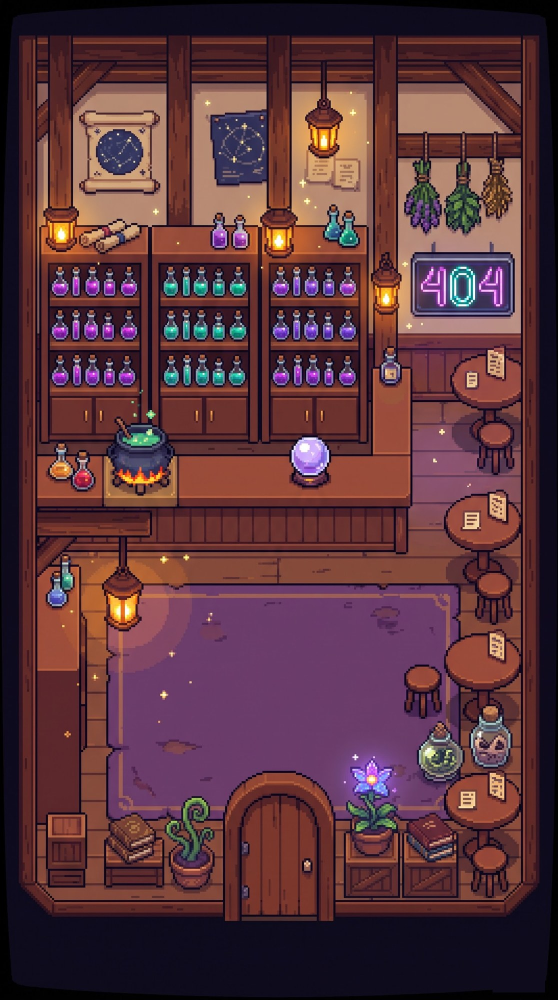
#> input picture assets/shop_bg_orig.jpg, 1116 x 2000 px (shown at 1/2 size)
$ python patch_shop_sign.py
#> lines starting #> are read from the running program, lines starting #| are printed output that depends on the picture
"""상점 배경의 '404' 네온 간판을 도트풍 나무 간판(초승달·별 문양)으로 교체. 1회성.
원본은 assets/shop_bg_orig.jpg 로 백업하고, 항상 원본에서 다시 그린다."""
import os,shutil
import numpy as np
from PIL import Image
D=os.path.join(os.path.dirname(__file__),'..','assets')+'/'
if not os.path.exists(D+'shop_bg_orig.jpg'): shutil.copy(D+'shop_bg.jpg',D+'shop_bg_orig.jpg')
im=np.array(Image.open(D+'shop_bg_orig.jpg').convert('RGB')).astype(float)

# 1) 옛 간판 자리를 벽 색으로 메움 (각 줄마다 간판 양옆 벽 색을 섞음)
x0,x1,y0,y1=816,1034,474,642
rng=np.random.default_rng(7)
for y in range(y0,y1):
    L=np.median(im[y,800:814],axis=0); R=np.median(im[y,1033:1040],axis=0)
    for x in range(x0,x1):
        t=(x-x0)/(x1-x0); im[y,x]=L*(1-t)+R*t
#> this loop made 168 passes
#> (L, R) on passes 1 to 3: ([183, 138, 119], [184, 139, 118]), ([183, 138, 119], [184, 139, 118]), ([183, 138, 119], [184, 139, 118])
# 벽 질감: 5px 칸마다 아주 약한 얼룩
for cy in range(y0,y1,5):
    for cx in range(x0,x1,5):
        im[cy:cy+5,cx:cx+5]*=1+rng.normal(0,0.012)

# 2) 저해상도(1칸=5px) 간판 그리기
C=5; GX,GY=812,476; W,H=46,34
O=(42,24,14); WD=(128,80,44); WL=(160,106,58); WH=(190,134,76); WS=(92,56,30); SEAM=(66,38,20)
FR=(104,64,34); FRL=(176,120,66); IRON=(52,48,56); IRONL=(110,104,116)
GOLD=(240,196,80); GOLDL=(255,238,160); GOLDS=(176,128,40); GEM=(150,90,200); GEML=(214,170,255); GEMS=(90,48,130); NAIL=(206,186,140)
g=[[None]*W for _ in range(H)]
def px(x,y,c):
    if 0<=x<W and 0<=y<H: g[y][x]=c
# 걸이(쇠막대 + 고리)
for hx in (9,36):
    for y in range(0,5): px(hx,y,IRON)
    px(hx-1,4,IRON);px(hx+1,4,IRON);px(hx,1,IRONL)
# 판자 외곽 (모서리 깎기) 3..42 x 5..30
bx0,bx1,by0,by1=3,42,5,30
for y in range(by0,by1+1):
    for x in range(bx0,bx1+1):
        corner=(x in(bx0,bx1))and(y in(by0,by1))
        if corner: continue
        edge=x in(bx0,bx1) or y in(by0,by1) or ((x in(bx0+1,bx1-1))and(y in(by0,by1)))
        px(x,y,O if edge else WD)
# 가운데 위 장식 (아치)
for x in range(18,28): px(x,by0-1,O)
for x in range(20,26): px(x,by0-2,O)
for x in range(19,27): px(x,by0,WD)
for x in range(21,25): px(x,by0-1,WD)
# 판자 3장: 결·이음매·밝은 윗줄
planks=[(6,13),(14,21),(22,29)]
for a,b in planks:
    for x in range(bx0+1,bx1):
        px(x,a,WL)
        for y in range(a+1,b+1): px(x,y,WD)
        px(x,b,WS)
    if b<29:
        for x in range(bx0+1,bx1): px(x,b+1 if b+1<=29 else b,SEAM) if False else None
for x in range(bx0+1,bx1):
    px(x,13,SEAM);px(x,21,SEAM)
# 나뭇결
rs=np.random.default_rng(3)
for y in range(7,29):
    if y in(13,14,21,22):continue
    x=bx0+2+int(rs.integers(0,4))
    while x<bx1-2:
        ln=int(rs.integers(4,9))
        if rs.random()<.45:
            for k in range(ln):
                if x+k<bx1-1 and g[y][x+k]==WD: px(x+k,y,WS)
        x+=ln+int(rs.integers(6,14))
# 안쪽 테두리
for x in range(bx0+2,bx1-1): px(x,by0+2,FRL); px(x,by1-2,FR)
for y in range(by0+2,by1-1): px(bx0+2,y,FRL); px(bx1-2,y,FR)
# 못
for (x,y) in ((bx0+1,by0+1),(bx1-1,by0+1),(bx0+1,by1-1),(bx1-1,by1-1)): px(x,y,NAIL)
for (x,y) in ((9,by0+1),(36,by0+1)): px(x,y,NAIL)
# 문양: 초승달 (가운데 왼쪽)
cx,cy,r=16,17.5,6.6
for y in range(H):
    for x in range(W):
        d1=((x-cx)**2+(y-cy)**2)**.5; d2=((x-(cx+3.6))**2+(y-(cy-1.8))**2)**.5
        if d1<=r and d2>r-1.4:
            c=GOLD
            if d1>r-1.0 or d2<r-0.4: c=O
            elif x<cx-2 and y<cy: c=GOLDL
            elif y>cy+2.5: c=GOLDS
            px(x,y,c)
# 큰 별 (오른쪽)
def star(sx,sy,big):
#> called with sx = 29, sy = 16, big = True
    pts=[(0,0),(0,-1),(0,1),(-1,0),(1,0)]
    if big: pts+= [(0,-2),(0,2),(-2,0),(2,0),(0,-3),(0,3),(-3,0),(3,0),(-1,-1),(1,-1),(-1,1),(1,1)]
    for dx,dy in pts:
        ring=[(sx+dx+a,sy+dy+b) for a,b in((1,0),(-1,0),(0,1),(0,-1))]
        for q in ring:
            if q not in [(sx+e,sy+f) for e,f in pts]: px(q[0],q[1],O)
    for dx,dy in pts: px(sx+dx,sy+dy,GOLD)
    px(sx,sy,GOLDL); px(sx-1 if big else sx,sy-1,GOLDL)
    if big: px(sx+1,sy+1,GOLDS);px(sx,sy+2,GOLDS);px(sx+2,sy,GOLDS)
star(29,16,True)
star(33,22,False); star(24,25,False); star(36,10,False)
# 보석 (아치 장식)
for (x,y,c) in ((22,3,GEM),(23,3,GEM),(22,4,GEMS),(23,4,GEM),(22,3,GEML)): px(x,y,c)

# 3) 그림자 → 간판 순서로 칠하기
sh=np.zeros((H,W),bool)
for y in range(H):
    for x in range(W):
        if g[y][x] is not None and x>=bx0-1 and y>=by0-2: sh[y,x]=True
for y in range(H):
    for x in range(W):
        if y-1>=0 and x-1>=0 and sh[y-1,x-1] and g[y][x] is None:
            Y,X=GY+y*C,GX+x*C; im[Y:Y+C,X:X+C]*=0.78
for y in range(H):
    for x in range(W):
        c=g[y][x]
        if c is None: continue
        Y,X=GY+y*C,GX+x*C
        # 왼쪽 등불 쪽이 살짝 더 따뜻하게
        warm=1+0.08*(1-x/W)
        im[Y:Y+C,X:X+C]=np.clip(np.array(c,float)*[warm,1,1/warm**.5],0,255)

# 4) 오른쪽 아래 구석에 작게 새긴 "404" (2px 점, 파인 느낌)
FONT={'4':['1.1','1.1','111','..1','..1'],'0':['111','1.1','1.1','1.1','111']}
ex,ey,dp=984,604,2
for i,ch in enumerate('404'):
    for r,row in enumerate(FONT[ch]):
        for c,v in enumerate(row):
            if v!='1':continue
            X,Y=ex+i*8+c*dp,ey+r*dp
            im[Y+1:Y+dp+1,X:X+dp]=np.array((200,146,88),float)
            im[Y:Y+dp,X:X+dp]=np.array((62,36,18),float)
Image.fromarray(np.clip(im,0,255).astype(np.uint8)).save(D+'shop_bg.jpg',quality=94)
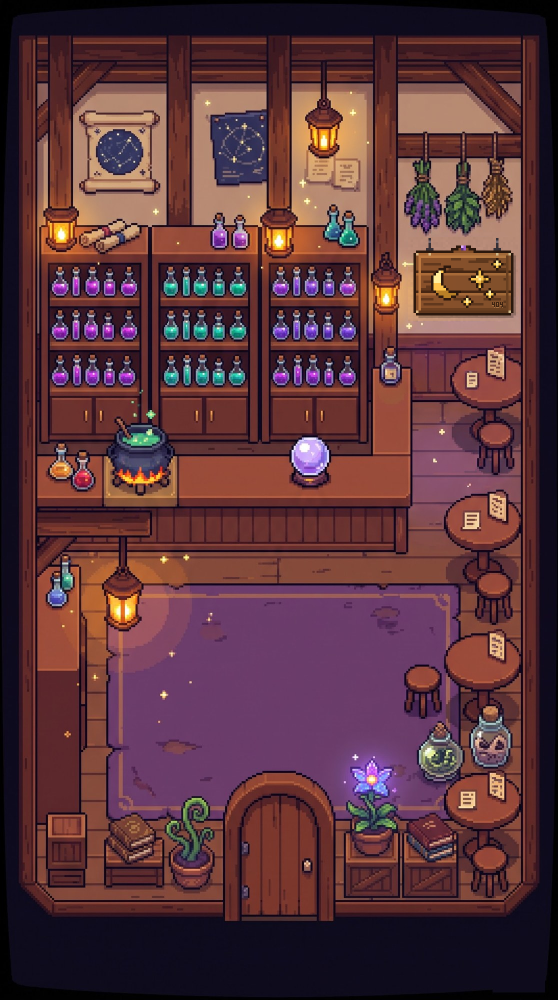
#> saved as shop_bg.jpg: PIL image 1116x2000 RGB (shown at 1/2 size); mean R, G, B 91.4, 53.5, 59.6
print('ok')

$ run again, with assets/plaza_bg.jpg copied over assets/shop_bg_orig.jpg
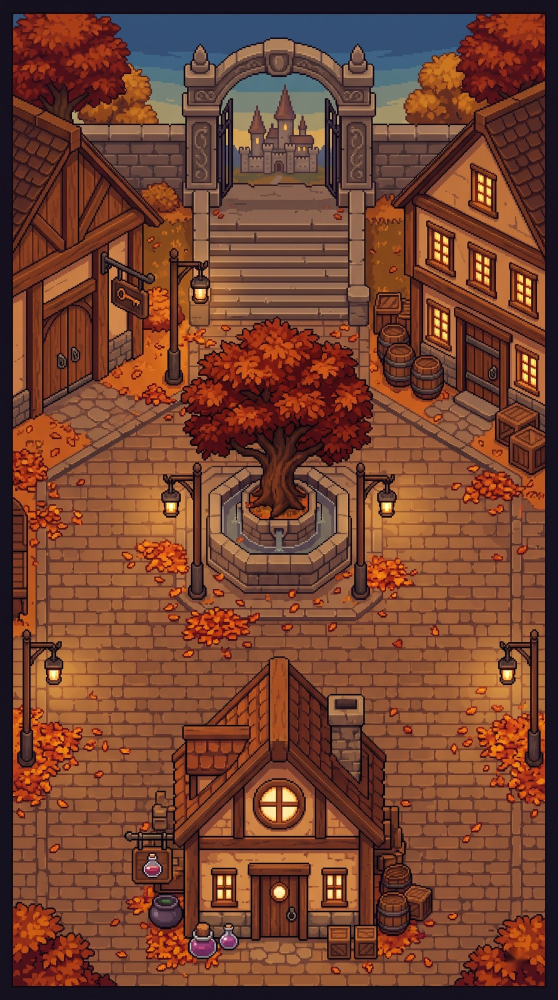
#> input picture assets/plaza_bg.jpg, 1116 x 2000 px (shown at 1/2 size)
#> the loop `for y in range(y0,y1):` made 168 passes
#> (L, R) on passes 1 to 3: ([133, 68, 28], [186, 117, 57]), ([132, 68, 29], [179, 110, 54]), ([132, 67.5, 29.5], [183, 114, 66])
#> `Image.fromarray(np.clip(im,0,255).astype(np.uint8)).save(D+'shop_bg.jp..`:
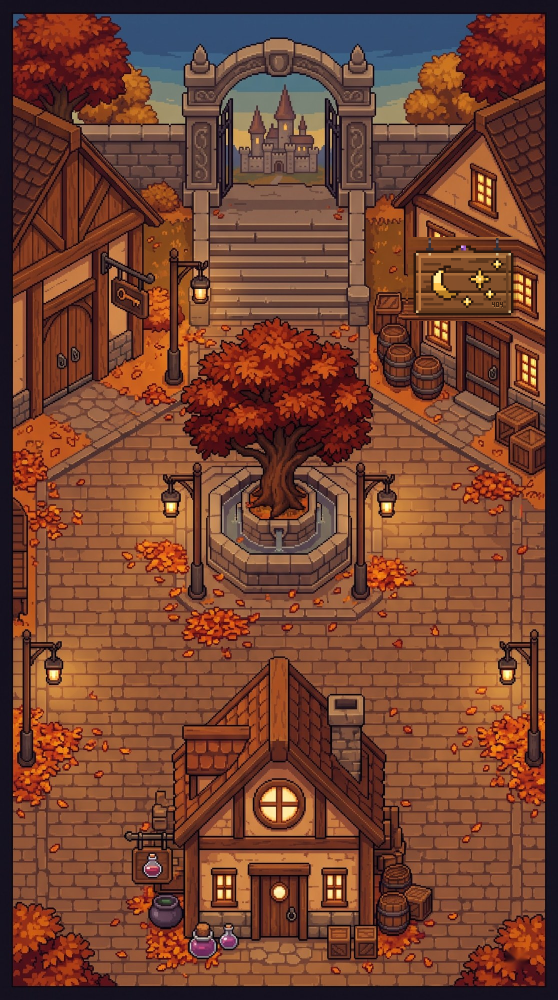
#> saved as shop_bg.jpg: PIL image 1116x2000 RGB (shown at 1/2 size); mean R, G, B 117.3, 66.8, 47.6
